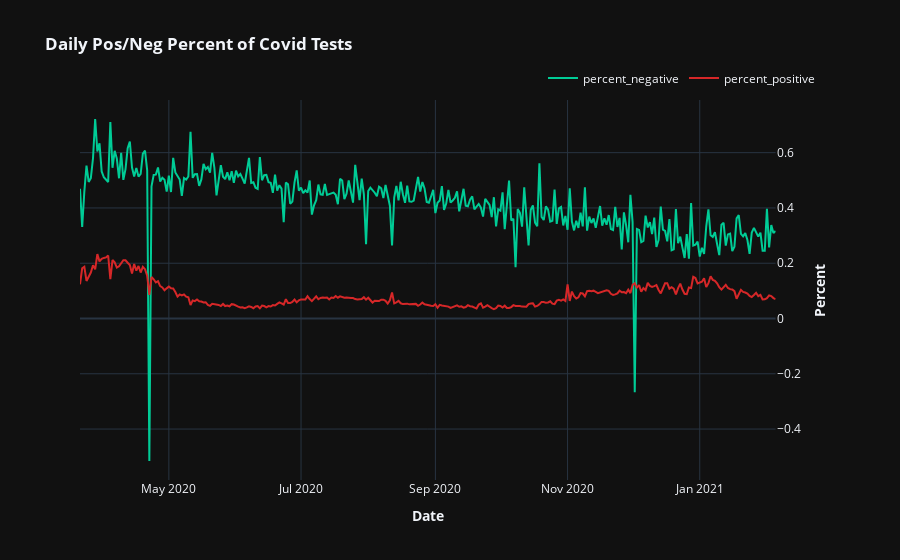

The code cell stored with this chart in its notebook:
### Code cell
fig2 = make_subplots(specs=[[{"secondary_y": True}]])
fig2.add_trace(
    go.Scatter(x=date
               ,y=percent_negative
               ,name="percent_negative"
               ,marker_color=px.colors.qualitative.Plotly[2]),
    secondary_y=True,
)
fig2.add_trace(
    go.Scatter(x=date
               ,y=percent_positive
               ,name="percent_positive"
               ,marker_color=px.colors.qualitative.D3[3]),
    secondary_y=True,
)
# Add figure title
fig2.update_layout(
    title_text="<b>Daily Pos/Neg Percent of Covid Tests</b>"
)
# Set x-axis title
fig2.update_xaxes(title_text="<b>Date</b>")
# Set y-axes titles
fig2.update_yaxes(title_text="<b>Percent</b>", secondary_y=True)
# Change the bar mode
fig2.update_layout(barmode='stack')
# Customize aspect
fig2.update_traces(marker_line_width=.01)
#update legend
fig2.update_layout(
    template='plotly_dark'
    ,legend=dict(
    orientation="h",
    yanchor="bottom",
    y=1.02,
    xanchor="right",
    x=1
))
fig2.show()

### Figure 1 — Plotly figure (JSON) as saved in the notebook; plotly's stock layout.template omitted (floating-point values rounded to 4 significant figures; data arrays with more than 128 entries replaced by an {"elided": "..."} marker saying what was removed)
{"data": [{"marker": {"color": "#00CC96", "line": {"width": 0.01}}, "name": "percent_negative", "type": "scatter", "x": {"elided": "322 str values"}, "xaxis": "x", "y": {"elided": "322 float values"}, "yaxis": "y2"}, {"marker": {"color": "#D62728", "line": {"width": 0.01}}, "name": "percent_positive", "type": "scatter", "x": {"elided": "322 str values"}, "xaxis": "x", "y": {"elided": "322 float values"}, "yaxis": "y2"}], "layout": {"barmode": "stack", "legend": {"orientation": "h", "x": 1, "xanchor": "right", "y": 1.02, "yanchor": "bottom"}, "title": {"text": "<b>Daily Pos/Neg Percent of Covid Tests</b>"}, "xaxis": {"anchor": "y", "domain": [0, 0.94], "title": {"text": "<b>Date</b>"}}, "yaxis": {"anchor": "x", "domain": [0, 1]}, "yaxis2": {"anchor": "x", "overlaying": "y", "side": "right", "title": {"text": "<b>Percent</b>"}}}}
